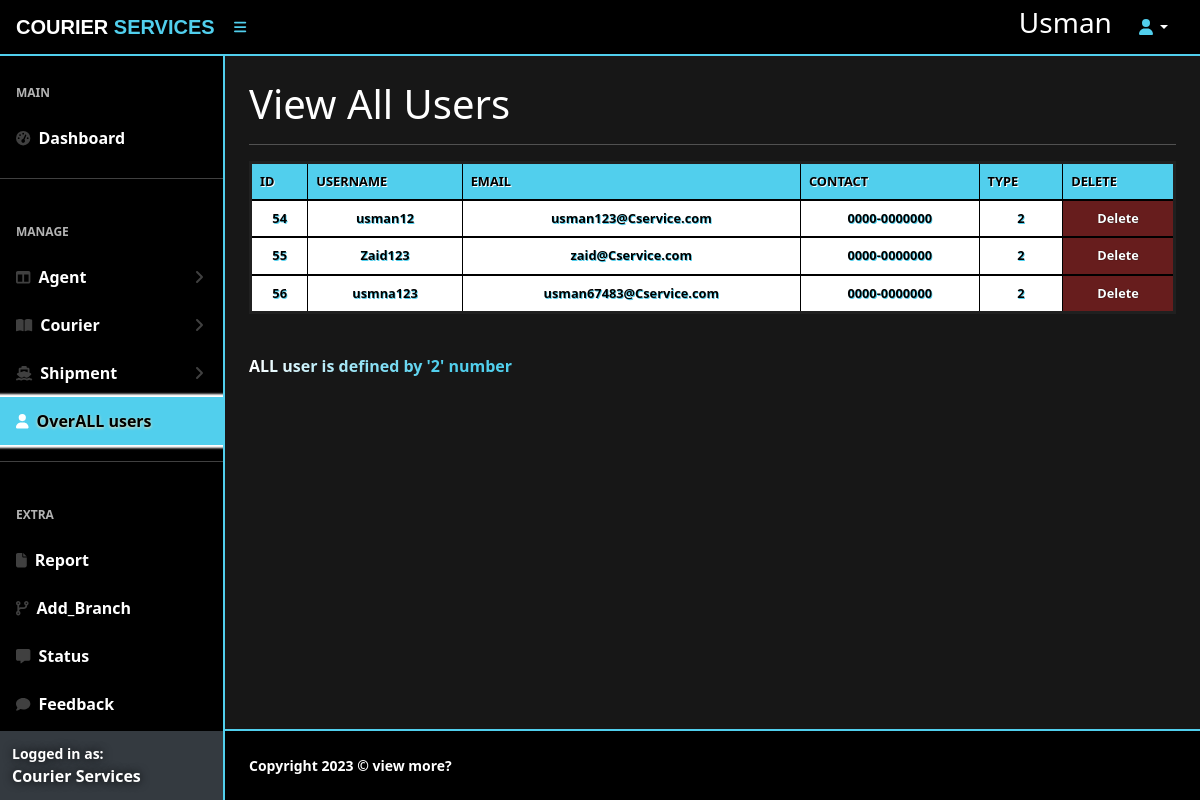
The app's page /admin/alluser.php (signed in) with its own data.
### tables this page shows
CREATE TABLE `sign_in_up` (
  `id` int(255) NOT NULL,
  `user_name` varchar(255) NOT NULL,
  `email` varchar(255) NOT NULL,
  `contact` varchar(255) NOT NULL,
  `password` varchar(255) NOT NULL,
  `confirm_password` varchar(255) NOT NULL,
  `roles` int(255) NOT NULL
);

### admin/alluser.php (the view, shortened to what this page needs)
<?php
include 'connection.php';
?>
<?php
$select="SELECT * FROM `sign_in_up` WHERE roles=2";
$result=mysqli_query($connect,$select);
?>
<!DOCTYPE html>
<html lang="en">
    <head>
        <?php echo '<link href="https://cdn.jsdelivr.net/npm/simple-datatables@latest/dist/style.css" rel="stylesheet" />
        <link href="css/styles.css" rel="stylesheet" />
        <link href="admin.css" rel="stylesheet" />
        <script src="https://kit.fontawesome.com/e613a04307.js"></script>
        <script src="https://use.fontawesome.com/releases/v6.1.0/js/all.js"></script>
        '
    ?>
        </head>
    <body class="sb-nav-fixed">
        <nav class="sb-topnav navbar navbar-expand">
            <a class="navbar-brand ps-3" href="index.php">COURIER <span class="ser">SERVICES</span></a>
            <button class="btn btn-link btn-sm order-1 order-lg-0 me-4 me-lg-0" id="sidebarToggle" href="#!"><i class="fas fa-bars"></i></button>
            <form class="d-none d-md-inline-block form-inline ms-auto me-0 me-md-3 my-2 my-md-0">
                <div class="input-group">
                 <h3><?php echo $_SESSION['name1']?></h3>
                </div>
            </form>
            <ul class="navbar-nav ms-auto ms-md-0 me-3 me-lg-4">
                <li class="nav-item dropdown">
                    <a class="nav-link dropdown-toggle" id="navbarDropdown" href="#" role="button" data-bs-toggle="dropdown" aria-expanded="false"><i class="fas fa-user fa-fw"></i></a>
                </li>
            </ul>
        </nav>
        <div id="layoutSidenav">
            <div id="layoutSidenav_nav">
                <nav class="sb-sidenav accordion sb-sidenav-dark" id="sidenavAccordion">
                    <div class="sb-sidenav-menu">
                        <div class="nav">
                            <div class="sb-sidenav-menu-heading">Main</div>
                            <a class="nav-link" href="index.php">
                                <div class="sb-nav-link-icon"><i class="fas fa-tachometer-alt"></i></div>
                                Dashboard
                            </a>
                            <hr>
                            <div class="sb-sidenav-menu-heading">Manage</div>
                            <a class="nav-link collapsed" href="#" data-bs-toggle="collapse" data-bs-target="#collapseLayouts" aria-expanded="false" aria-controls="collapseLayouts">
                                <div class="sb-nav-link-icon"><i class="fas fa-columns"></i></div>
                                Agent
                                <div class="sb-sidenav-collapse-arrow"><i class="fas fa-angle-down"></i></div>
                            </a>
                            <a class="nav-link collapsed" href="#" data-bs-toggle="collapse" data-bs-target="#collapsePages" aria-expanded="false" aria-controls="collapsePages">
                                <div class="sb-nav-link-icon"><i class="fas fa-book-open"></i></div>
                                Courier
                                <div class="sb-sidenav-collapse-arrow"><i class="fas fa-angle-down"></i></div>
                            </a>
                                    <a class="nav-link collapsed" href="#" data-bs-toggle="collapse" data-bs-target="#collapsePages1" aria-expanded="false" aria-controls="collapsePages1">
                                <div class="sb-nav-link-icon"><i class="fas fa-ship"></i></div>
                                Shipment
                                <div class="sb-sidenav-collapse-arrow"><i class="fas fa-angle-down"></i></div>
                            </a>
                            <a class="nav-link active" href="alluser.php">
                                <div class="sb-nav-link-icon"><i class="fas fa-user"></i></div>
                                OverALL users
                            </a>
<hr>
                            <div class="sb-sidenav-menu-heading">Extra</div>
                            <a class="nav-link" href="report.php">
                                <div class="sb-nav-link-icon"><i class="fa-solid fa-file"></i></div>
                                Report
                            </a>
                            <a class="nav-link" href="branch.php">
                                <div class="sb-nav-link-icon"><i class="fa-solid fa-code-branch"></i></div>
                                Add_Branch
                            </a>
                            <a class="nav-link" href="status.php">
                                <div class="sb-nav-link-icon"><i class="fas fa-message"></i></div>
                                Status
                            </a>
                            <a class="nav-link" href="feedback.php">
                                <div class="sb-nav-link-icon"><i class="fas fa-comment"></i></div>
                                Feedback
                            </a>
                        </div>
                    </div>
                    <div class="sb-sidenav-footer">
                        <div class="small">Logged in as:</div>
                        Courier Services
                    </div>
                </nav>
            </div>
            <div id="layoutSidenav_content">
                <main>
                    <div class="container-fluid px-4">
                        <h1 class="mt-4">View All Users</h1>
<hr>
<table class="table1 dataTable-table">
  <thead>
    <tr>
      <th scope="col"class="th">ID</th>
      <th scope="col"class="th">USERNAME</th>
      <th scope="col"class="th">EMAIL</th>
      <th scope="col"class="th">CONTACT</th>
      <th scope="col"class="th">TYPE</th>
      <th scope="col"class="th">DELETE</th>
    </tr>
  </thead>
<?php
while($row=mysqli_fetch_assoc($result))
{
    echo '
    <tbody>
    <tr>
      <td>'.$row['id'].'</td>
      <td>'.$row['user_name'].'</td>
      <td>'.$row['email'].'</td>
      <td>'.$row['contact'].'</td>
      <td>'.$row['roles']."</td>
      <td class='a2abt'><a href='delete.php? id=$row[id]' class='abt2'>Delete</a></td>
    </tr>";
}
?>
</tbody>
</table>
<br>
<p class="CSR">ALL user is defined by '2' number</p>
</div>
<br>
                </main>
                <footer class="py-4 mt-auto">
                    <div class="container-fluid px-4">
                        <div class="d-flex align-items-center justify-content-between small">
                            <div class="text-muted">Copyright  2023 &copy; view more?</div>
                        </div>
                    </div>
                </footer>
            </div>
        </div>
    </body>
</html>

### admin/admin.css (style rules this page uses)
:root { --blood: #51CFED; --oryel: rgb(159, 100, 0); --purple: rgb(76, 0, 147); --green: rgb(23, 90, 0); --blue:#0057da ; --black: rgba(0, 0, 0, 0.911); --yellow: rgb(255, 208, 0); --bs-blue: #0d6efd; --bs-indigo: #6610f2; --bs-purple: #6f42c1; --bs-pink: #d63384; --bs-red: #dc3545; --bs-orange: #fd7e14; --bs-yellow: #ffc107; --bs-green: #198754; --bs-teal: #20c997; --bs-cyan: #0dcaf0; --bs-white: #fff; --bs-gray: var(--black); --bs-gray-dark: #343a40; --bs-gray-100: #f8f9fa; --bs-gray-200: #e9ecef; --bs-gray-300: #dee2e6; --bs-gray-400: #ced4da; --bs-gray-500: #adb5bd; --bs-gray-600: var(--black); --bs-gray-700: #495057; --bs-gray-800: #343a40; --bs-gray-900: #212529; --bs-primary: #0d6efd; --bs-secondary: var(--black); --bs-success: #198754; --bs-info: #0dcaf0; --bs-warning: #ffc107; --bs-danger: #dc3545; --bs-light: #f8f9fa; --bs-dark: #212529; --bs-primary-rgb: 13, 110, 253; --bs-secondary-rgb: 108, 117, 125; --bs-success-rgb: 25, 135, 84; --bs-info-rgb: 13, 202, 240; --bs-warning-rgb: 255, 193, 7; --bs-danger-rgb: 220, 53, 69; --bs-light-rgb: 248, 249, 250; --bs-dark-rgb: 33, 37, 41; --bs-white-rgb: 255, 255, 255; --bs-black-rgb: 0, 0, 0; --bs-body-color-rgb: 33, 37, 41; --bs-body-bg-rgb: 255, 255, 255; --bs-font-sans-serif: system-ui, -apple-system, "Segoe UI", Roboto, "Helvetica Neue", Arial, "Noto Sans", "Liberation Sans", sans-serif, "Apple Color Emoji", "Segoe UI Emoji", "Segoe UI Symbol", "Noto Color Emoji"; --bs-font-monospace: SFMono-Regular, Menlo, Monaco, Consolas, "Liberation Mono", "Courier New", monospace; --bs-gradient: linear-gradient(180deg, rgba(255, 255, 255, 0.15), rgba(255, 255, 255, 0)); --bs-body-font-family: var(--bs-font-sans-serif); --bs-body-font-size: 1rem; --bs-body-font-weight: 400; --bs-body-line-height: 1.5; --bs-body-color: #212529; --bs-body-bg: #fff; }
p,ul,li { color: white; }
.abt2,.abt1 { color: white !important; font-weight: bolder; text-shadow: 0.1px 0.1px 1px black; text-decoration: none; }
.a2abt { background-color: rgb(103, 29, 29) !important; }
.fa-bars ,.fa-fw { color: var(--blood); }
.table1 { border: 3px solid rgb(32, 32, 32); }
.CSR { background-image: linear-gradient(to left, var(--blood),var(--blood),var(--blood),var(--blood),var(--blood), rgb(255, 255, 255)) !important; color: transparent !important; background-clip: text !important; -webkit-background-clip: text !important; font-weight: bolder; }
.ser { color: var(--blood); text-shadow: 0px 1px 1px rgb(0, 0, 0), 0px -1px 1px rgb(0, 0, 0),1px 0px 1px rgb(0, 0, 0),-1px 0px 1px rgb(0, 0, 0); }

### records on screen
sign_in_up: id "54", user_name "usman12", email "usman123@Cservice.com", contact "0000-0000000", roles "2"
sign_in_up: id "55", user_name "Zaid123", email "zaid@Cservice.com", contact "0000-0000000", roles "2"
sign_in_up: id "56", user_name "usmna123", email "usman67483@Cservice.com", contact "0000-0000000", roles "2"

### other values on screen
$_SESSION['name1'] "Usman"
